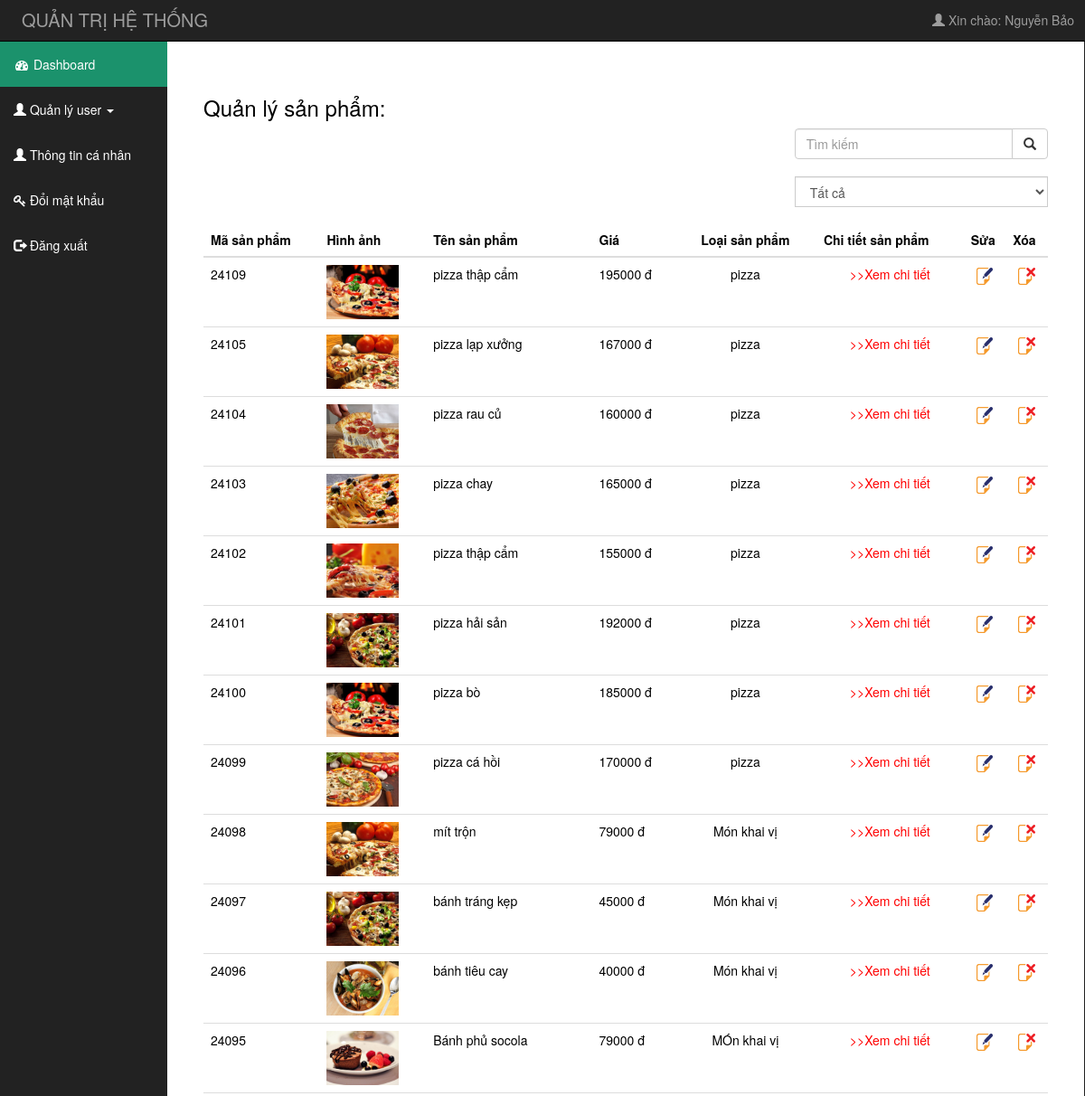
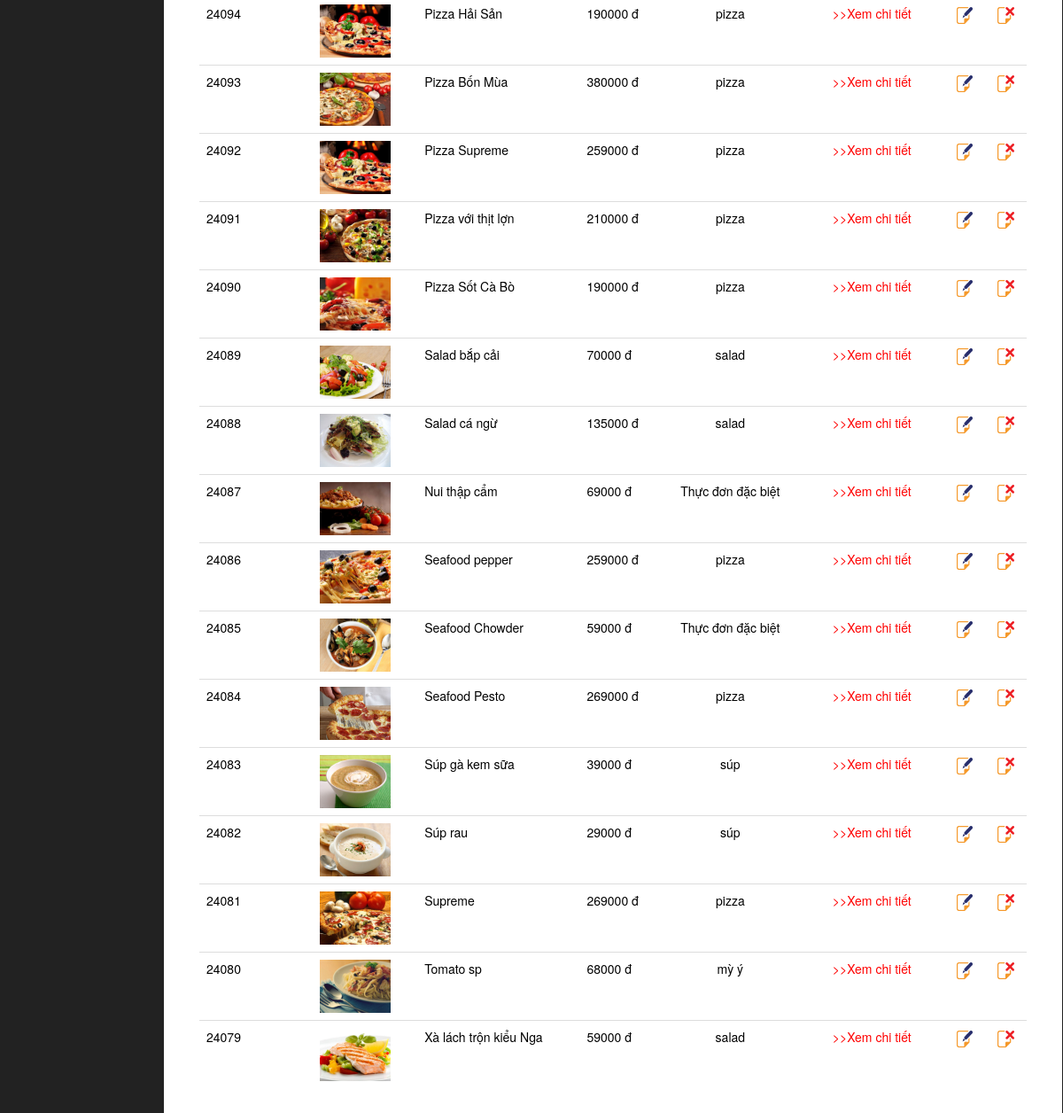
The page /admin/quanlysanpham.php (signed in) on the database its author committed (2 pictures, top to bottom).
### tables this page shows
CREATE TABLE `sanpham` (
  `Masp` int(100) NOT NULL,
  `Tensp` varchar(100) NOT NULL,
  `Gia` int(100) NOT NULL,
  `MoTaSp` varchar(10000) NOT NULL,
  `ChiTietSP` text NOT NULL,
  `ThongTinNgoai` text NOT NULL,
  `LoaiSp` varchar(100) NOT NULL,
  `LinkHinh` varchar(1000) NOT NULL
);

### admin/quanlysanpham.php (the view, shortened to what this page needs)
	<?php
		if(isset($_SESSION['usr']['uid']))
		{
			include("includes/header.php");
		}
		else
		{
			 header('Location:login.php');
		}
		require("../includes/connect_db.php");
	?>
		<div id="mid">
			<div class="row" style="width: 100%;">
				<div class="col-sm-2">
					<?php
						if($_SESSION['usr']['vaitro']==2)
						{
							include('includes/menu_left1.php');
						}
					?>
				</div>
				<div class="col-sm-10">
					<div style="background-color:white;margin-right: -29px;margin-left: -15px;color: black;padding: 40px;">
						<h3>Quản lý sản phẩm: </h3>
						<div class="input-group" style="width: 30%;float: right;">
					      <input type="text" class="form-control" placeholder="Tìm kiếm" name="search" id="search_user">
					      <div class="input-group-btn">
					        <button class="btn btn-default" type="button" onclick="searchUser();"><i class="glyphicon glyphicon-search"></i></button>
					      </div>
					    </div>
					    <div class="input-group" style="width: 30%;clear:both;float: right;margin-top: 2%;margin-bottom: 2%;">
						    <select name="loaisp" id="lsp" class="form-control" onchange="searchName();">
								<option value="-1">Tất cả</option>
								<?php
									$query="SELECT DISTINCT LoaiSp FROM sanpham";
									$result=mysqli_query($dbc,$query);check_errors($result,$query);
									while(list($loaisp)=mysqli_fetch_array($result,MYSQLI_NUM))
									{?>
										<option value="<?php echo $loaisp; ?>">
											<?php echo $loaisp; ?>
										</option>
									<?PHP }
								?>
							</select>
						</div>
						<table class="table table-hover">
						    <thead>
						      <tr>
						        <th>Mã sản phẩm</th>
						        <th>Hình ảnh</th>
						        <th>Tên sản phẩm</th>
						        <th>Giá</th>
						        <th style="text-align: center;">Loại sản phẩm</th>
						        <th>Chi tiết sản phẩm</th>
						        <th style="width: 5%;">Sửa</th>
						        <th style="width: 5%;">Xóa</th>
						      </tr>
						    </thead>
						    <tbody>
						    	<?PHP
							    		$query="SELECT masp,tensp,gia,loaisp,linkhinh,chitietsp FROM sanpham ORDER BY masp DESC";
										$result=mysqli_query($dbc,$query);check_errors($result,$query);
										while(list($masp,$tensp,$gia,$loaisp,$linkhinh,$chitietsp)=mysqli_fetch_array($result,MYSQLI_NUM))
									    {?>
											<tr>
										      	<td>
										      		<?php echo $masp;?>
										      	</td>
										      	<td>
										      		<img src='../<?php echo $linkhinh;?>' class="img_table">
										      	</td>
										      	<td>
													<?php echo $tensp;?>
										      	</td>
										      	<td>
										      		<?php echo $gia;?> đ
										      	</td>
										      	<td style="text-align:center;">
										      		<?php echo $loaisp;?>
										      	</td>
										      	<td style="text-align:center;">
										      		<a href="chitietsanpham.php?id=<?php echo $masp;?>" style="color:red;">
										      			>>Xem chi tiết
										      		</a>
										      	</td>
										      	<td  style="text-align: center;">
										      		<a href="edit_sanpham.php?id=<?php echo $masp;?>">
														<img src="../IMAGES/icon_edit.png" class="img_tb2">
													</a>
										      	</td>
										      	<td style="text-align: center;">
										      		<a onclick="messDelete(<?php echo $masp;?>);">
										      			<img src="../IMAGES/icon_delete.png" class="img_tb2">
										      		</a>
										      	</td>
									     	</tr>
									<?PHP }?>
						    </tbody>
				  		</table>
					</div>
				</div>
			</div>
		</div>
	</div>
</body>
</html>

### admin/CSS/admin_css.css (style rules this page uses)
body { margin: 0; padding: 0; background-color: #222; }
a { text-decoration: none; }
#mid { width: 100%; }
.table tbody a { cursor: pointer; }
.table tbody .img_table { height: 60px; width: 80px; margin-top: 0; }
.img_tb2 { width: 60%; height: 14%; }

### rows shown on the page
sanpham: Masp "24109", LinkHinh (picture), Tensp "pizza thập cẩm", Gia "195000", LoaiSp "pizza"
sanpham: Masp "24105", LinkHinh (picture), Tensp "pizza lạp xưởng", Gia "167000", LoaiSp "pizza"
sanpham: Masp "24104", LinkHinh (picture), Tensp "pizza rau củ", Gia "160000", LoaiSp "pizza"
sanpham: Masp "24103", LinkHinh (picture), Tensp "pizza chay", Gia "165000", LoaiSp "pizza"
sanpham: Masp "24102", LinkHinh (picture), Tensp "pizza thập cẩm", Gia "155000", LoaiSp "pizza"
sanpham: Masp "24101", LinkHinh (picture), Tensp "pizza hải sản", Gia "192000", LoaiSp "pizza"
sanpham: Masp "24100", LinkHinh (picture), Tensp "pizza bò", Gia "185000", LoaiSp "pizza"
sanpham: Masp "24099", LinkHinh (picture), Tensp "pizza cá hồi", Gia "170000", LoaiSp "pizza"
sanpham: Masp "24098", LinkHinh (picture), Tensp "mít trộn", Gia "79000", LoaiSp "Món khai vị"
sanpham: Masp "24097", LinkHinh (picture), Tensp "bánh tráng kẹp", Gia "45000", LoaiSp "Món khai vị"
sanpham: Masp "24096", LinkHinh (picture), Tensp "bánh tiêu cay", Gia "40000", LoaiSp "Món khai vị"
sanpham: Masp "24095", LinkHinh (picture), Tensp "Bánh phủ socola", Gia "79000", LoaiSp "MÓn khai vị"
sanpham: Masp "24094", LinkHinh (picture), Tensp "Pizza Hải Sản", Gia "190000", LoaiSp "pizza"
sanpham: Masp "24093", LinkHinh (picture), Tensp "Pizza Bốn Mùa", Gia "380000", LoaiSp "pizza"
sanpham: Masp "24092", LinkHinh (picture), Tensp "Pizza Supreme", Gia "259000", LoaiSp "pizza"
sanpham: Masp "24091", LinkHinh (picture), Tensp "Pizza với thịt lợn", Gia "210000", LoaiSp "pizza"
sanpham: Masp "24090", LinkHinh (picture), Tensp "Pizza Sốt Cà Bò", Gia "190000", LoaiSp "pizza"
sanpham: Masp "24089", LinkHinh (picture), Tensp "Salad bắp cải", Gia "70000", LoaiSp "salad"
sanpham: Masp "24088", LinkHinh (picture), Tensp "Salad cá ngừ", Gia "135000", LoaiSp "salad"
sanpham: Masp "24087", LinkHinh (picture), Tensp "Nui thập cẩm", Gia "69000", LoaiSp "Thực đơn đặc biệt"
sanpham: Masp "24086", LinkHinh (picture), Tensp "Seafood pepper", Gia "259000", LoaiSp "pizza"
sanpham: Masp "24085", LinkHinh (picture), Tensp "Seafood Chowder", Gia "59000", LoaiSp "Thực đơn đặc biệt"
sanpham: Masp "24084", LinkHinh (picture), Tensp "Seafood Pesto", Gia "269000", LoaiSp "pizza"
sanpham: Masp "24083", LinkHinh (picture), Tensp "Súp gà kem sữa", Gia "39000", LoaiSp "súp"
sanpham: Masp "24082", LinkHinh (picture), Tensp "Súp rau", Gia "29000", LoaiSp "súp"
sanpham: Masp "24081", LinkHinh (picture), Tensp "Supreme", Gia "269000", LoaiSp "pizza"
sanpham: Masp "24080", LinkHinh (picture), Tensp "Tomato sp", Gia "68000", LoaiSp "mỳ ý"
sanpham: Masp "24079", LinkHinh (picture), Tensp "Xà lách trộn kiểu Nga", Gia "59000", LoaiSp "salad"

### other values the page prints
$_SESSION['usr']['user'] "Nguyễn Bảo"
